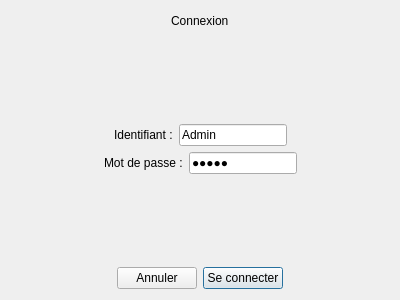
<?xml version="1.0" encoding="UTF-8"?>
<ui version="4.0">
 <class>Connexion</class>
 <widget class="QDialog" name="Connexion">
  <property name="geometry">
   <rect>
    <x>0</x>
    <y>0</y>
    <width>400</width>
    <height>300</height>
   </rect>
  </property>
  <property name="windowTitle">
   <string>Gestion projetAgriculture | Se connecter</string>
  </property>
  <layout class="QVBoxLayout" name="verticalLayout">
   <item>
    <layout class="QHBoxLayout" name="horizontalLayout_3">
     <item>
      <spacer name="horizontalSpacer_5">
       <property name="orientation">
        <enum>Qt::Horizontal</enum>
       </property>
       <property name="sizeHint" stdset="0">
        <size>
         <width>40</width>
         <height>20</height>
        </size>
       </property>
      </spacer>
     </item>
     <item>
      <widget class="QLabel" name="label">
       <property name="text">
        <string>Connexion</string>
       </property>
      </widget>
     </item>
     <item>
      <spacer name="horizontalSpacer_6">
       <property name="orientation">
        <enum>Qt::Horizontal</enum>
       </property>
       <property name="sizeHint" stdset="0">
        <size>
         <width>40</width>
         <height>20</height>
        </size>
       </property>
      </spacer>
     </item>
    </layout>
   </item>
   <item>
    <layout class="QHBoxLayout" name="horizontalLayout_6">
     <item>
      <spacer name="verticalSpacer_2">
       <property name="orientation">
        <enum>Qt::Vertical</enum>
       </property>
       <property name="sizeHint" stdset="0">
        <size>
         <width>20</width>
         <height>40</height>
        </size>
       </property>
      </spacer>
     </item>
    </layout>
   </item>
   <item>
    <layout class="QHBoxLayout" name="horizontalLayout">
     <item>
      <spacer name="horizontalSpacer">
       <property name="orientation">
        <enum>Qt::Horizontal</enum>
       </property>
       <property name="sizeHint" stdset="0">
        <size>
         <width>40</width>
         <height>20</height>
        </size>
       </property>
      </spacer>
     </item>
     <item>
      <widget class="QLabel" name="label_2">
       <property name="text">
        <string>Identifiant :</string>
       </property>
       <property name="scaledContents">
        <bool>false</bool>
       </property>
      </widget>
     </item>
     <item>
      <widget class="QLineEdit" name="lineEditId">
       <property name="text">
        <string>Admin</string>
       </property>
      </widget>
     </item>
     <item>
      <spacer name="horizontalSpacer_2">
       <property name="orientation">
        <enum>Qt::Horizontal</enum>
       </property>
       <property name="sizeHint" stdset="0">
        <size>
         <width>40</width>
         <height>20</height>
        </size>
       </property>
      </spacer>
     </item>
    </layout>
   </item>
   <item>
    <layout class="QHBoxLayout" name="horizontalLayout_2">
     <item>
      <spacer name="horizontalSpacer_3">
       <property name="orientation">
        <enum>Qt::Horizontal</enum>
       </property>
       <property name="sizeHint" stdset="0">
        <size>
         <width>40</width>
         <height>20</height>
        </size>
       </property>
      </spacer>
     </item>
     <item>
      <widget class="QLabel" name="label_3">
       <property name="text">
        <string>Mot de passe :</string>
       </property>
      </widget>
     </item>
     <item>
      <widget class="QLineEdit" name="lineEditMdp">
       <property name="text">
        <string>Admin</string>
       </property>
       <property name="echoMode">
        <enum>QLineEdit::Password</enum>
       </property>
      </widget>
     </item>
     <item>
      <spacer name="horizontalSpacer_4">
       <property name="orientation">
        <enum>Qt::Horizontal</enum>
       </property>
       <property name="sizeHint" stdset="0">
        <size>
         <width>40</width>
         <height>20</height>
        </size>
       </property>
      </spacer>
     </item>
    </layout>
   </item>
   <item>
    <layout class="QHBoxLayout" name="horizontalLayout_5">
     <item>
      <spacer name="verticalSpacer">
       <property name="orientation">
        <enum>Qt::Vertical</enum>
       </property>
       <property name="sizeHint" stdset="0">
        <size>
         <width>20</width>
         <height>40</height>
        </size>
       </property>
      </spacer>
     </item>
    </layout>
   </item>
   <item>
    <layout class="QHBoxLayout" name="horizontalLayout_4">
     <item>
      <spacer name="horizontalSpacer_7">
       <property name="orientation">
        <enum>Qt::Horizontal</enum>
       </property>
       <property name="sizeHint" stdset="0">
        <size>
         <width>40</width>
         <height>20</height>
        </size>
       </property>
      </spacer>
     </item>
     <item>
      <widget class="QPushButton" name="pushButtonAnnuler">
       <property name="text">
        <string>Annuler</string>
       </property>
       <property name="icon">
        <iconset resource="gestionProjetAgriculture.qrc">
         <normaloff>:/Images/img/annuler.png</normaloff>:/Images/img/annuler.png</iconset>
       </property>
       <property name="iconSize">
        <size>
         <width>16</width>
         <height>16</height>
        </size>
       </property>
       <property name="autoDefault">
        <bool>false</bool>
       </property>
      </widget>
     </item>
     <item>
      <widget class="QPushButton" name="pushButtonSeConnecter">
       <property name="text">
        <string>Se connecter</string>
       </property>
       <property name="icon">
        <iconset resource="gestionProjetAgriculture.qrc">
         <normaloff>:/Images/img/check.png</normaloff>:/Images/img/check.png</iconset>
       </property>
       <property name="default">
        <bool>true</bool>
       </property>
      </widget>
     </item>
     <item>
      <spacer name="horizontalSpacer_8">
       <property name="orientation">
        <enum>Qt::Horizontal</enum>
       </property>
       <property name="sizeHint" stdset="0">
        <size>
         <width>40</width>
         <height>20</height>
        </size>
       </property>
      </spacer>
     </item>
    </layout>
   </item>
  </layout>
 </widget>
 <resources>
  <include location="gestionProjetAgriculture.qrc"/>
 </resources>
 <connections/>
</ui>
